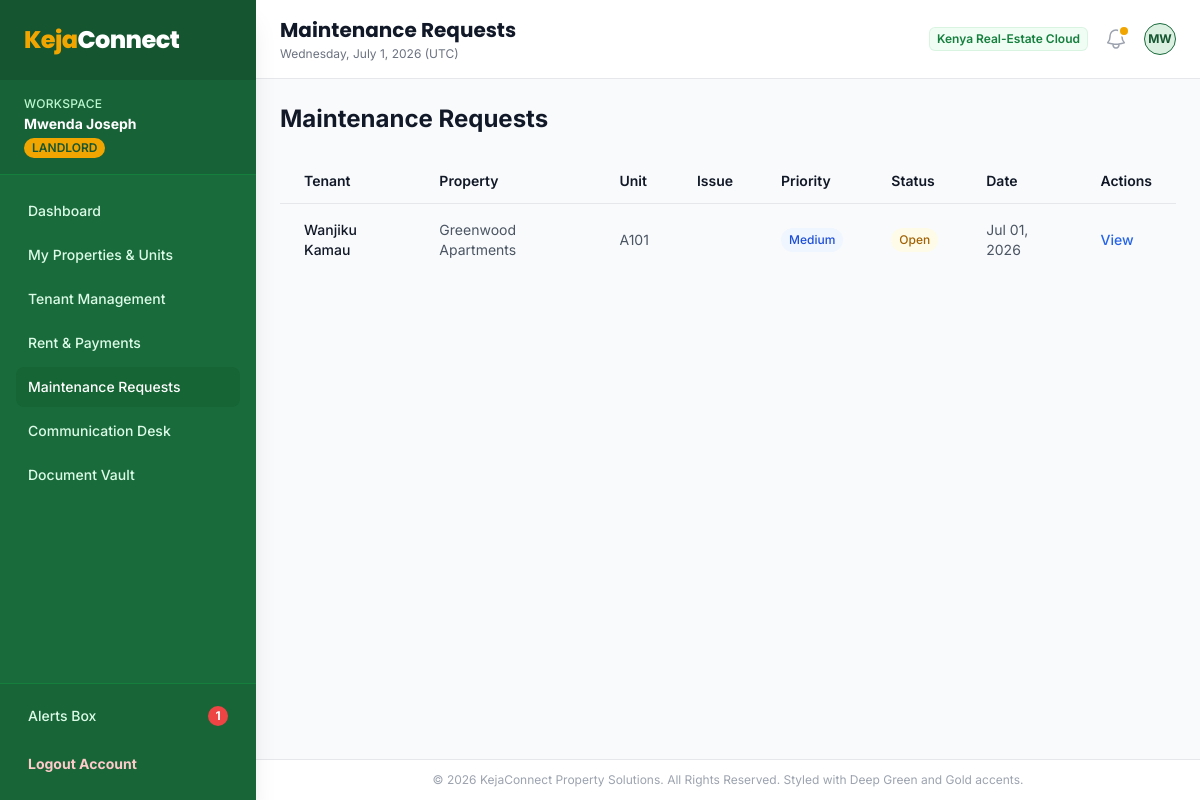
The page /landlord/maintenance/index.php (signed in) on the database its author committed.
### tables this page shows
CREATE TABLE IF NOT EXISTS `maintenance_requests` (
  `id` INT AUTO_INCREMENT PRIMARY KEY,
  `tenancy_id` INT NOT NULL,
  `unit_id` INT NOT NULL,
  `tenant_id` INT NOT NULL,
  `landlord_id` INT NOT NULL,
  `title` VARCHAR(150) NOT NULL,
  `description` TEXT NOT NULL,
  `priority` ENUM('low', 'medium', 'high', 'urgent') NOT NULL DEFAULT 'medium',
  `category` ENUM('plumbing', 'electrical', 'structural', 'cleaning', 'other') NOT NULL DEFAULT 'other',
  `status` ENUM('open', 'in_progress', 'resolved', 'closed') NOT NULL DEFAULT 'open',
  `landlord_notes` TEXT NULL,
  `photos` JSON NULL,  
  `created_at` TIMESTAMP DEFAULT CURRENT_TIMESTAMP,
  `resolved_at` TIMESTAMP NULL ON UPDATE CURRENT_TIMESTAMP,
  FOREIGN KEY (`tenancy_id`) REFERENCES `tenancies` (`id`) ON DELETE CASCADE,
  FOREIGN KEY (`unit_id`) REFERENCES `units` (`id`) ON DELETE CASCADE,
  FOREIGN KEY (`tenant_id`) REFERENCES `users` (`id`) ON DELETE CASCADE,
  FOREIGN KEY (`landlord_id`) REFERENCES `users` (`id`) ON DELETE CASCADE,
  INDEX `idx_m_tenancy` (`tenancy_id`),
  INDEX `idx_m_landlord` (`landlord_id`),
  INDEX `idx_m_status` (`status`)
);

CREATE TABLE IF NOT EXISTS `users` (
  `id` INT AUTO_INCREMENT PRIMARY KEY,
  `full_name` VARCHAR(100) NOT NULL,
  `email` VARCHAR(100) NOT NULL UNIQUE,
  `password` VARCHAR(255) NOT NULL,
  `phone` VARCHAR(20) NOT NULL,
  `role` ENUM('admin', 'landlord', 'tenant') NOT NULL,
  `status` ENUM('active', 'suspended') NOT NULL DEFAULT 'active',
  `profile_photo` VARCHAR(255) NULL,
  `created_at` TIMESTAMP DEFAULT CURRENT_TIMESTAMP,
  INDEX `idx_role` (`role`),
  INDEX `idx_status` (`status`)
);

CREATE TABLE IF NOT EXISTS `properties` (
  `id` INT AUTO_INCREMENT PRIMARY KEY,
  `landlord_id` INT NOT NULL,
  `name` VARCHAR(100) NOT NULL,
  `address` VARCHAR(255) NOT NULL,
  `county` VARCHAR(100) NOT NULL,
  `property_type` ENUM('apartment', 'bedsitter', 'studio', 'maisonette', 'bungalow') NOT NULL,
  `total_units` INT NOT NULL DEFAULT 1,
  `description` TEXT NULL,
  `amenities` TEXT NULL,  
  `photos` JSON NULL,     
  `status` ENUM('active', 'inactive') NOT NULL DEFAULT 'active',
  `created_at` TIMESTAMP DEFAULT CURRENT_TIMESTAMP,
  FOREIGN KEY (`landlord_id`) REFERENCES `users` (`id`) ON DELETE CASCADE,
  INDEX `idx_landlord` (`landlord_id`)
);

CREATE TABLE IF NOT EXISTS `units` (
  `id` INT AUTO_INCREMENT PRIMARY KEY,
  `property_id` INT NOT NULL,
  `unit_number` VARCHAR(50) NOT NULL,
  `floor` INT NOT NULL DEFAULT 0,
  `bedrooms` INT NOT NULL DEFAULT 0,
  `bathrooms` INT NOT NULL DEFAULT 0,
  `rent_amount` DECIMAL(10, 2) NOT NULL,
  `deposit_amount` DECIMAL(10, 2) NOT NULL,
  `status` ENUM('vacant', 'occupied', 'maintenance') NOT NULL DEFAULT 'vacant',
  `created_at` TIMESTAMP DEFAULT CURRENT_TIMESTAMP,
  FOREIGN KEY (`property_id`) REFERENCES `properties` (`id`) ON DELETE CASCADE,
  INDEX `idx_property` (`property_id`),
  INDEX `idx_unit_status` (`status`)
);

### includes/functions.php (called while the page is built, shortened)
<?php
function sanitize($data) {
    if ($data === null) return '';
    return htmlspecialchars(trim($data), ENT_QUOTES, 'UTF-8');
}

### landlord/maintenance/index.php (the view, shortened to what this page needs)
<?php
require_once __DIR__ . '/../../includes/functions.php';
$landlord_id = $_SESSION['user_id'];
$db = get_db_connection();
$stmt = $db->prepare("
    SELECT m.*,
           u.full_name as tenant_name,
           t.unit_number,
           p.name as property_name
    FROM maintenance_requests m
    INNER JOIN units t ON m.unit_id = t.id
    INNER JOIN properties p ON t.property_id = p.id
    INNER JOIN users u ON m.tenant_id = u.id
    WHERE m.landlord_id = ?
    ORDER BY m.created_at DESC
");
$stmt->execute([$landlord_id]);
$requests = $stmt->fetchAll();
include __DIR__ . '/../../includes/header.php';
?>
<div class="grid grid-cols-1 gap-6">
    <h2 class="text-2xl font-bold text-gray-900">Maintenance Requests</h2>
    <?php if (!empty($requests)): ?>
        <div class="overflow-x-auto">
            <table class="w-full border-collapse">
                <thead>
                    <tr class="border-b border-gray-200 bg-gray-50">
                        <th class="px-6 py-3 text-left text-sm font-semibold text-gray-900">Tenant</th>
                        <th class="px-6 py-3 text-left text-sm font-semibold text-gray-900">Property</th>
                        <th class="px-6 py-3 text-left text-sm font-semibold text-gray-900">Unit</th>
                        <th class="px-6 py-3 text-left text-sm font-semibold text-gray-900">Issue</th>
                        <th class="px-6 py-3 text-left text-sm font-semibold text-gray-900">Priority</th>
                        <th class="px-6 py-3 text-left text-sm font-semibold text-gray-900">Status</th>
                        <th class="px-6 py-3 text-left text-sm font-semibold text-gray-900">Date</th>
                        <th class="px-6 py-3 text-left text-sm font-semibold text-gray-900">Actions</th>
                    </tr>
                </thead>
                <tbody class="divide-y divide-gray-200">
                    <?php foreach ($requests as $request): ?>
                        <tr class="hover:bg-gray-50">
                            <td class="px-6 py-4 text-sm font-medium text-gray-900"><?php echo sanitize($request['tenant_name']); ?></td>
                            <td class="px-6 py-4 text-sm text-gray-600"><?php echo sanitize($request['property_name']); ?></td>
                            <td class="px-6 py-4 text-sm text-gray-600"><?php echo sanitize($request['unit_number']); ?></td>
                            <td class="px-6 py-4 text-sm text-gray-600 max-w-xs"><?php echo sanitize($request['issue_description']); ?></td>
                            <td class="px-6 py-4 text-sm">
                                <span class="inline-flex items-center rounded-full px-2 py-1 text-xs font-medium <?php
                                    echo ($request['priority'] === 'urgent') ? 'bg-red-50 text-red-700' : (($request['priority'] === 'high') ? 'bg-orange-50 text-orange-700' : 'bg-blue-50 text-blue-700');
                                ?>">
                                    <?php echo ucfirst($request['priority']); ?>
                                </span>
                            </td>
                            <td class="px-6 py-4 text-sm">
                                <span class="inline-flex items-center rounded-full px-2 py-1 text-xs font-medium <?php
                                    echo ($request['status'] === 'open') ? 'bg-yellow-50 text-yellow-700' : 'bg-green-50 text-green-700';
                                ?>">
                                    <?php echo ucfirst($request['status']); ?>
                                </span>
                            </td>
                            <td class="px-6 py-4 text-sm text-gray-600"><?php echo date('M d, Y', strtotime($request['created_at'])); ?></td>
                            <td class="px-6 py-4 text-sm">
                                <a href="#" class="text-blue-600 hover:text-blue-900 font-medium">View</a>
                            </td>
                        </tr>
                    <?php endforeach; ?>
                </tbody>
            </table>
        </div>
    <?php endif; ?>
</div>
<?php include __DIR__ . '/../../includes/footer.php'; ?>

### includes/header.php (style rules this page uses)
body { font-family: 'Inter', sans-serif; }

### rows shown on the page
maintenance_requests: tenant.full_name "Wanjiku Kamau", properties.name "Greenwood Apartments", unit.unit_number "A101", priority "Medium", status "Open", created_at "Jul 01, 2026"

### other values the page prints
$user_name "Mwenda Joseph"
$user_role "LANDLORD"
$unread_notices "1"
$page_heading "Maintenance Requests"
substr($user_name, 0, 2) "MW"
APP_COMPANY "KejaConnect Property Solutions"
